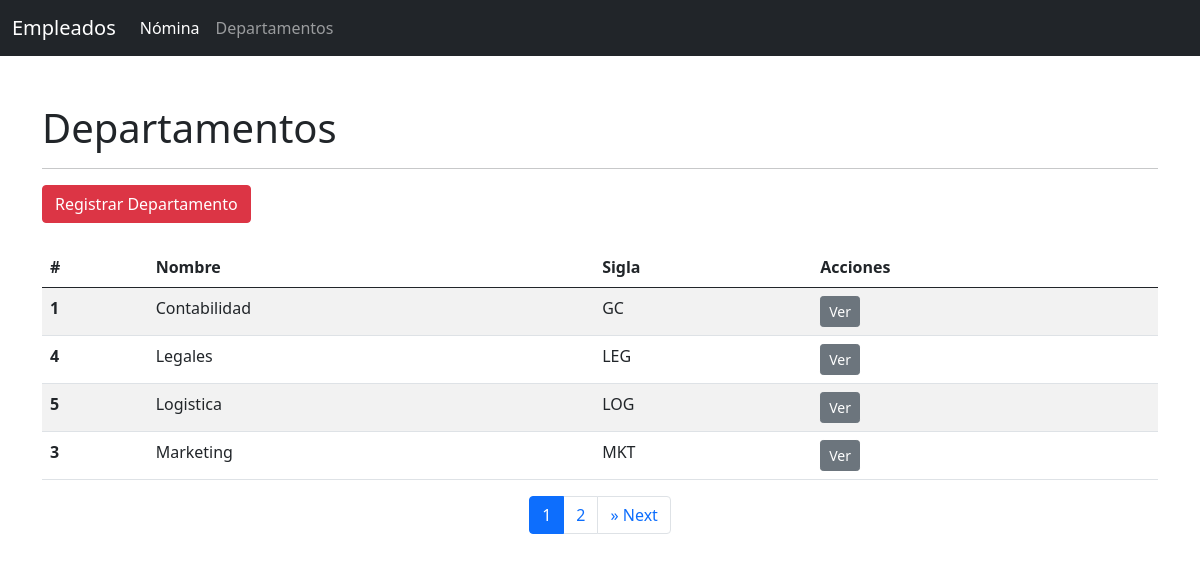
Screenshot of /departamento-lista/ with the database file from the repository.
### applications/departamento/models.py (models this page shows, shortened)
class Departamento(models.Model):
    name = models.CharField('Nombre', max_length=50)
    short_name = models.CharField('Nombre Corto', max_length=20, unique=True)
    habilitado = models.BooleanField('Habilitado', default=True)
    class Meta:
        verbose_name = "Departamanto"
        verbose_name_plural = "Departamentos"
        ordering = ['name']
        unique_together = ('name', 'short_name')

### applications/departamento/views.py (the view)
class DepartamentoListView(ListView):
    model = Departamento
    template_name = "departamento/lista.html"
    paginate_by = 4
    ordering = 'name'
    context_object_name = 'departamentos'

### templates/departamento/lista.html (shortened to what this page needs)
{% extends 'base.html' %}
{% block content %}
    {% include "includes/header.html" %}
    <div class="container">
        <div class="row mt-5">
            <div class="col-12">
                <h1 class="mb-3">Departamentos</h1>
                <hr>
            </div>
        </div>
        <div class="row">
            <div class="col">
                <a href="{% url 'departamento_app:new-departamento' %}" class="btn btn-danger btn-resoponsive">Registrar Departamento</a>
            </div>
        </div>
        <div class="row">
            <div class="col-12 table-responsive">
                <table class="table table-striped mt-4">
                    <thead>
                        <tr>
                            <th scope="col">#</th>
                            <th scope="col">Nombre</th>
                            <th scope="col">Sigla</th>
                            <th scope="col">Acciones</th>
                        </tr>
                    </thead>
                    <tbody>
                        {% for d in departamentos %}
                            <tr>
                                <th scope="row">{{ d.id }}</th>
                                <td>{{ d.name }}</td>
                                <td>{{ d.short_name }}</td>
                                <td><a href="{% url 'persona_app:listar_empleados_departamento' d.short_name %}" class="btn btn-sm btn-secondary">Ver</a></td>
                            </tr>
                        {% endfor %}
                    </tbody>
                </table>
                {% if is_paginated %}
                    <nav aria-label="Page navigation example">
                        <ul class="pagination justify-content-center">
                            {% for pagina in paginator.page_range %}
                                {% ifequal pagina page_obj.number %}
                                    <li class="page-item active"><a class="page-link" href="?page={{pagina}}">{{pagina}}</a></li>
                                {% else %}
                                    <li class="page-item"><a class="page-link" href="?page={{pagina}}">{{pagina}}</a></li>
                                {% endifequal %}
                            {% endfor %}
                            {% if page_obj.has_next %}
                                <li class="page-item">
                                    <a class="page-link" href="?page={{page_obj.next_page_number}}" aria-label="Next">
                                    <span aria-hidden="true">&raquo;</span>
                                    <span class="sr-only">Next</span>
                                    </a>
                                </li>
                            {% endif %}
                        </ul>
                    </nav>
                {% endif %}
            </div>
        </div>
    </div>
{% endblock content %}

### rows the page displays
Departamento: id "1", name "Contabilidad", short_name "GC"
Departamento: id "4", name "Legales", short_name "LEG"
Departamento: id "5", name "Logistica", short_name "LOG"
Departamento: id "3", name "Marketing", short_name "MKT"

### other values shown
{{ pagina }} "1"
{{ pagina }} "2"
